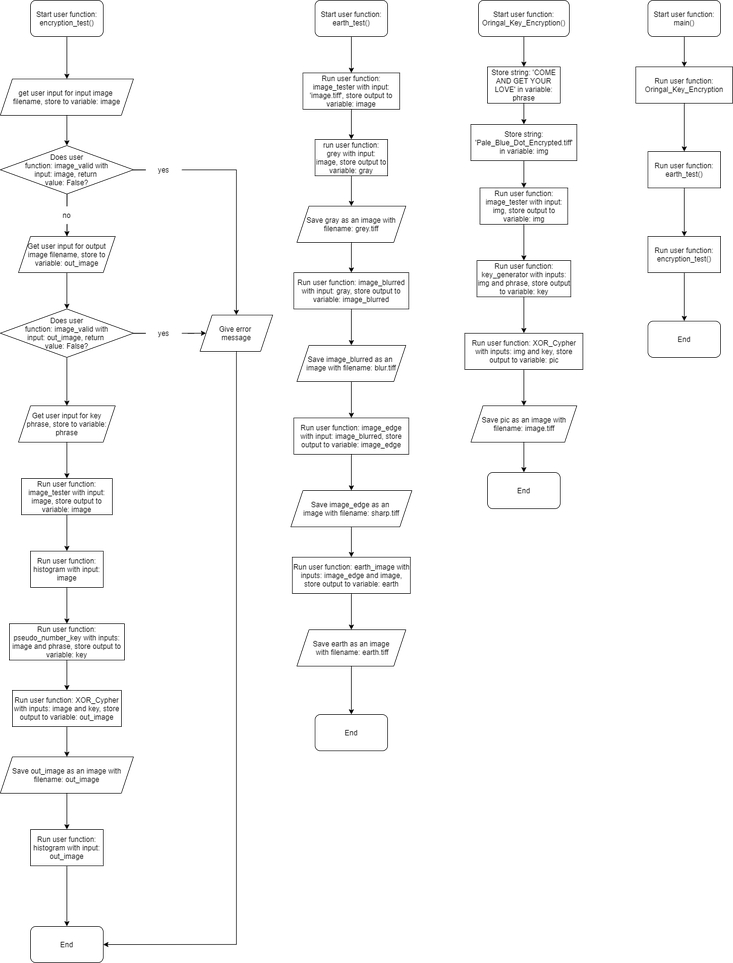
#> input picture Those_last_few_functions.png, 733 x 963 px, shrunk from 1211 x 1591 before the run, given in place of Pale_Blue_Dot_Encrypted.tiff, which was not available
$ python key_generator.py
#> lines starting #> are read from the running program, lines starting #| are printed output that depends on the picture; pictures that were not available may be replaced by others from this repository, and a replacement may not be noted
### Image_analysis.py
import numpy as np
import matplotlib.pyplot as plt

# [16 lines left out: functions img_input, image_valid, not called in this run]

def image_tester(img):
    #test the ending of the image file input
    #then reads the file in correctly depending on the ending
#> called with img = 'Pale_Blue_Dot_Encrypted.tiff'
    if img.endswith('.jpg'):
        image = plt.imread(img)
    elif img.endswith('.png'):
        image = plt.imread(img)
        image = image.astype(np.uint8)
    elif img.endswith('.tiff'):
        image = plt.imread(img)[:,:,:3]
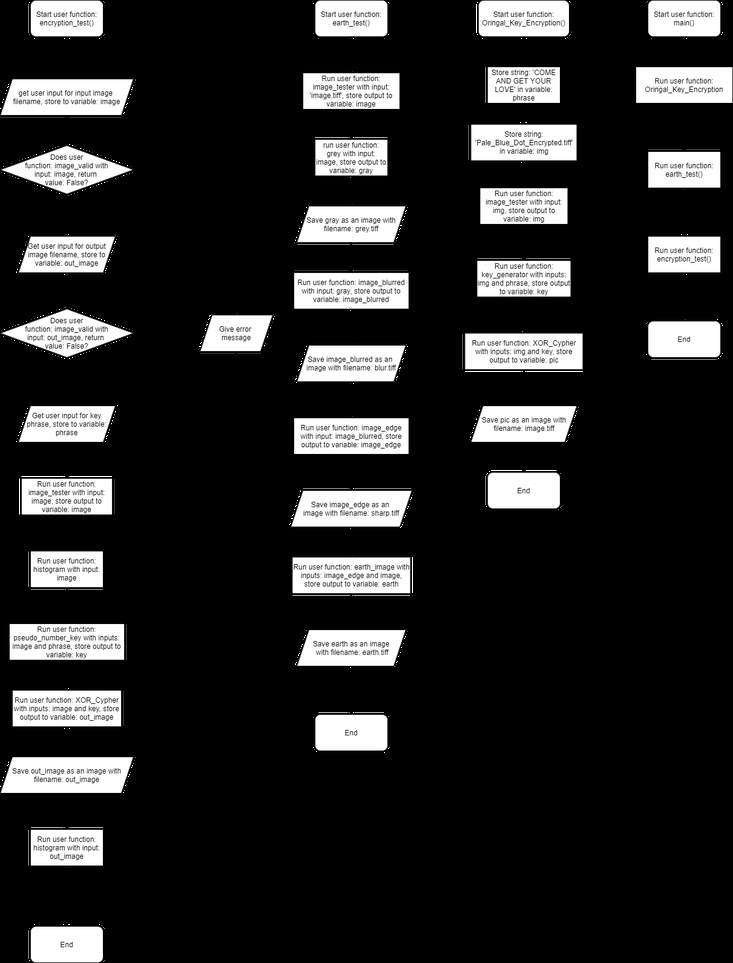
#> image: shape (963, 733, 3) float32; min 0, max 1, mean 0.161

    return image


# [6 lines left out: function dim, not called in this run]

def test():
    image = image_tester('image.tiff')
    dim(image)

def main():
    test()

# [2 lines that do not run on import are left out]

### key_generator.py
import numpy as np
import matplotlib.pyplot as plt
import Image_analysis as ia


def key_generator(img, key_str):

#> called with key_str = 'COME AND GET YOUR LOVE'
    key_str = key_str.replace(' ', '')
    len_key_str = len(key_str)

    #img = ia.image_tester(img) #plt.imread(img)[:,:,:3]
    #gets the dimensions of the image
    row = img.shape[0]
#> row = 963
    col = img.shape[1]
#> col = 733

    #creates hte new array
    key_array = np.zeros([row, col], dtype=np.uint8)

    #loads the key values into the key array
    for r in range(row):
        for c in range(col):
            key_array[r][c] = ((r*c)%len_key_str)
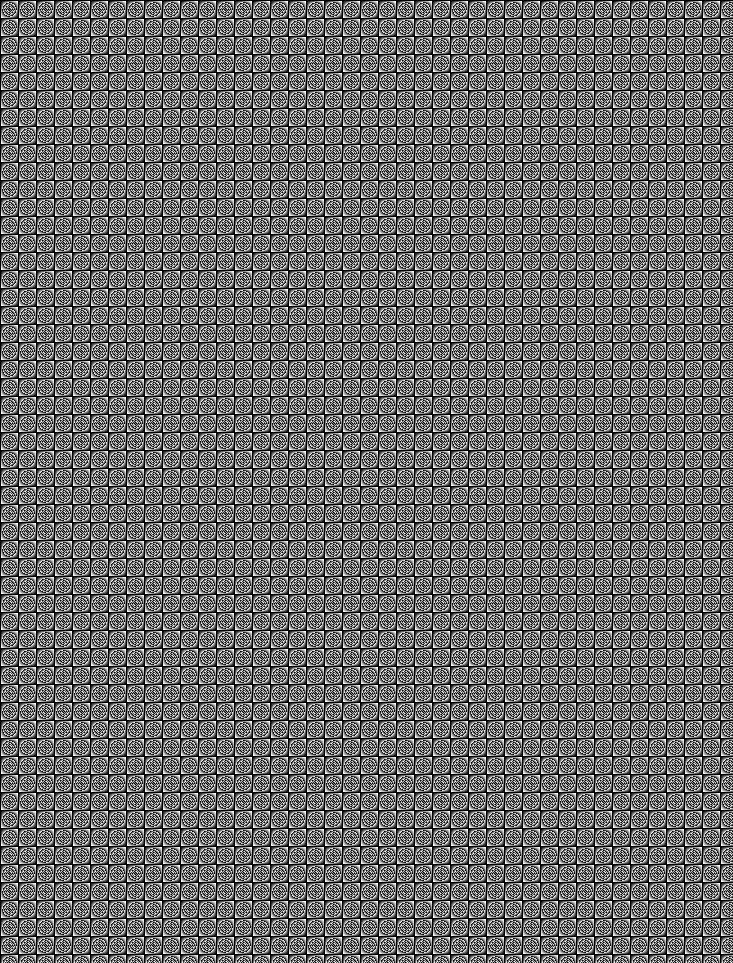
#> key_array: shape (963, 733); min 0, max 17, mean 7.24; drawn with min black and max white

    Key = key_array*(2**8//(len_key_str))

    return Key
def XOR_Cypher(Img, Key):

    #reads the image
    #Img = ia.image_tester(Img) #plt.imread(Img)[:,:,:3]


    #is a quicker way to encrypt the iage
    for i in range(3):
        #the i is the color channels to encrypt
        #the np.bitwise converts to bit then takes the xor operator by dot properties
        Img[:,:,i] = np.bitwise_xor(Img[:,:,i], Key)

    return Img
     # [10 lines of commented-out code are left out]


def test():
    phrase = 'COME AND GET YOUR LOVE'
    img = 'Pale_Blue_Dot_Encrypted.tiff'

    img = ia.image_tester(img)


    key = key_generator(img, phrase)

    print(key)
#> (printed output is left out)
    pic = XOR_Cypher(img, key)
    plt.imsave("image.tiff", pic)

def main():
    test()

if __name__ == '__main__':
#> (the run stopped early here; a loop or call above may not have finished)

$ run again, on histo_key_teamproject.png
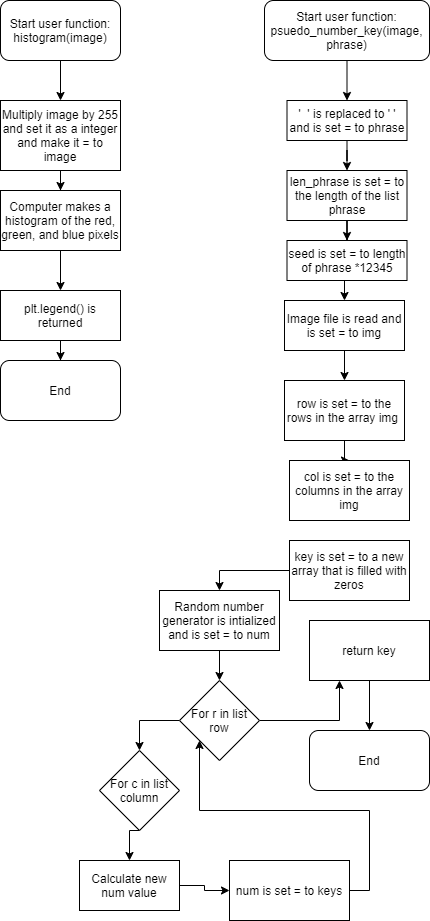
#> input picture histo_key_teamproject.png, 430 x 921 px, given in place of Pale_Blue_Dot_Encrypted.tiff, which was not available
#> in image_tester, `image = plt.imread(img)[:,:,:3]`:
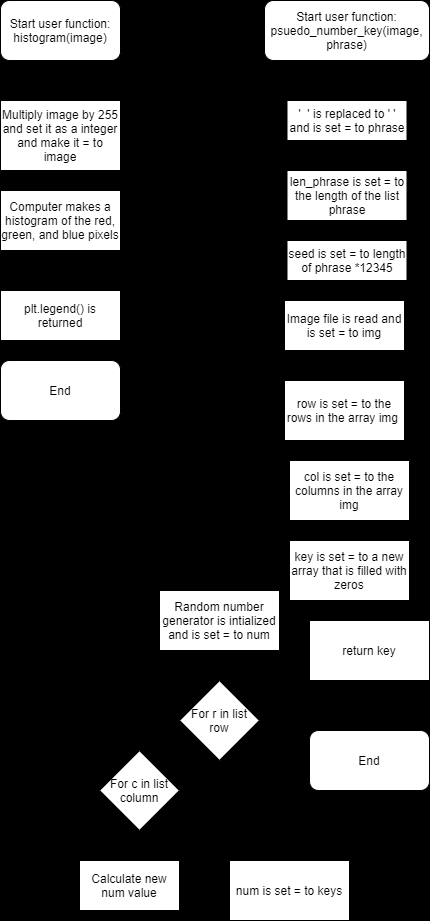
#> image: shape (921, 430, 3) float32; min 0, max 1, mean 0.297
#> after the loop in key_generator, `for r in range(row):`:
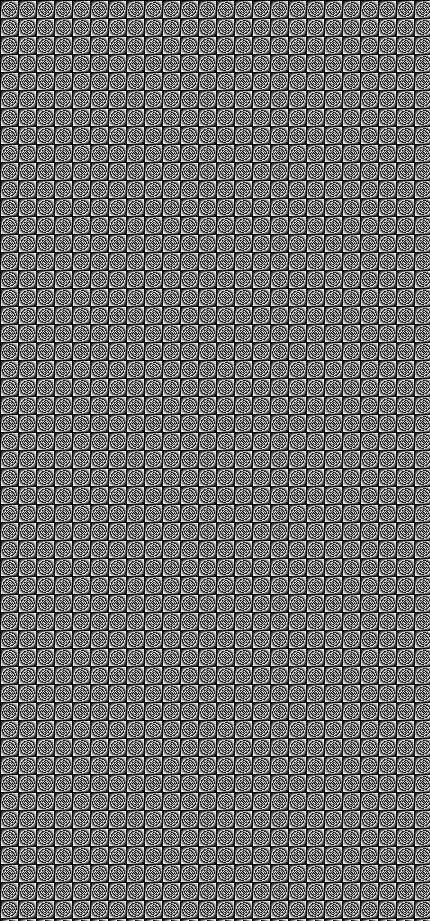
#> key_array: shape (921, 430); min 0, max 17, mean 7.24; drawn with min black and max white
#> (printed output is left out)
